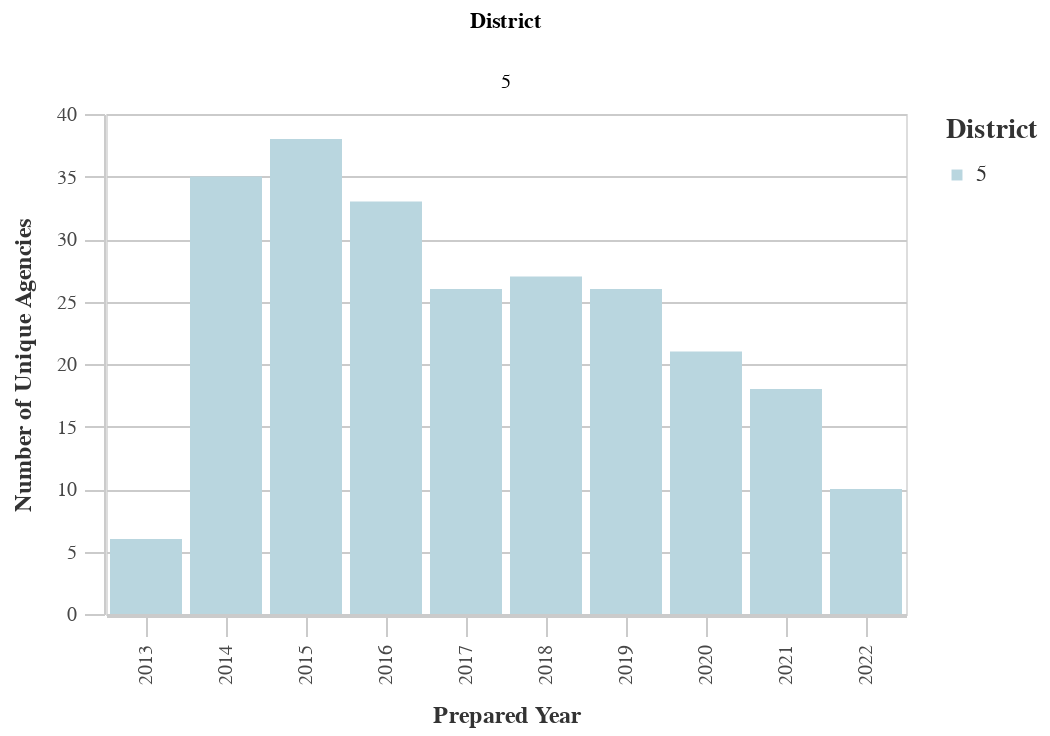

The notebook cell saved with this chart:
### Markdown cell above
### Number of Unique Prefix Codes by District

### Code cell
#Unique Prefixes by Dist
dist_years_prefix = ((
        df
        >> group_by(_.prepared_y, _.dist)
        >> summarize(n=_.prefix.nunique())
        >> arrange(-_.prepared_y)
    ).rename(columns={'dist':'District', 'n':'Count'}))

chart11 = (alt.Chart(dist_years_prefix).mark_bar().encode(
        column='District:N',
        x=alt.X('prepared_y:O', title='Prepared Year'),
        y=alt.Y('Count:Q', title='Number of Unique Agencies'),
        color = alt.Color("District:N", 
                              scale=alt.Scale(
                                  range=altair_utils.CALITP_SEQUENTIAL_COLORS),  
                               legend=alt.Legend(title="District")
                              )
                              ))
chart11 = styleguide.preset_chart_config(chart11)
chart11 = _dla_utils_reports.add_tooltip(chart11, 'prepared_y','Count')
    

display(chart11)

### Figure 1 — Vega-Lite specification as saved in the notebook (floating-point values rounded to 4 significant figures)
{"config": {"view": {"continuousWidth": 400, "continuousHeight": 300}, "axis": {"domainColor": "#cbcbcb", "grid": true, "gridColor": "#cbcbcb", "gridWidth": 1, "labelColor": "#474747", "labelFont": "Nunito Sans", "labelFontSize": 10, "labelPadding": 4, "tickColor": "#cbcbcb", "tickSize": 10, "titleColor": "#333", "titleFont": "Raleway", "titleFontSize": 12, "titlePadding": 10}, "axisBand": {"grid": false}, "background": "white", "font": "Raleway", "header": {"labelFont": "Nunito Sans", "titleFont": "Raleway"}, "legend": {"labelColor": "#333", "labelFont": "Nunito Sans", "labelFontSize": 11, "labelLimit": 0, "padding": 1, "symbolSize": 30, "symbolType": "square", "titleColor": "#333", "titleFont": "Raleway", "titleFontSize": 14, "titlePadding": 10}, "title": {"anchor": "middle", "font": "Raleway", "fontSize": 18, "fontWeight": 300, "offset": 20}}, "data": {"name": "data-8c918e0086a2135562f3a4437d5dd16b"}, "mark": "bar", "encoding": {"color": {"field": "District", "legend": {"title": "District"}, "scale": {"range": ["#B9D6DF", "#8CBCCB", "#2EA8CE", "#136C97", "#0B405B"]}, "type": "nominal"}, "column": {"field": "District", "type": "nominal"}, "tooltip": [{"field": "prepared_y", "type": "quantitative"}, {"field": "Count", "type": "quantitative"}], "x": {"field": "prepared_y", "title": "Prepared Year", "type": "ordinal"}, "y": {"field": "Count", "title": "Number of Unique Agencies", "type": "quantitative"}}, "height": 250, "width": 400, "$schema": "https://vega.github.io/schema/vega-lite/v4.17.0.json", "datasets": {"data-8c918e0086a2135562f3a4437d5dd16b": [{"prepared_y": 2022.0, "District": 5, "Count": 10}, {"prepared_y": 2021.0, "District": 5, "Count": 18}, {"prepared_y": 2020.0, "District": 5, "Count": 21}, {"prepared_y": 2019.0, "District": 5, "Count": 26}, {"prepared_y": 2018.0, "District": 5, "Count": 27}, {"prepared_y": 2017.0, "District": 5, "Count": 26}, {"prepared_y": 2016.0, "District": 5, "Count": 33}, {"prepared_y": 2015.0, "District": 5, "Count": 38}, {"prepared_y": 2014.0, "District": 5, "Count": 35}, {"prepared_y": 2013.0, "District": 5, "Count": 6}]}}
